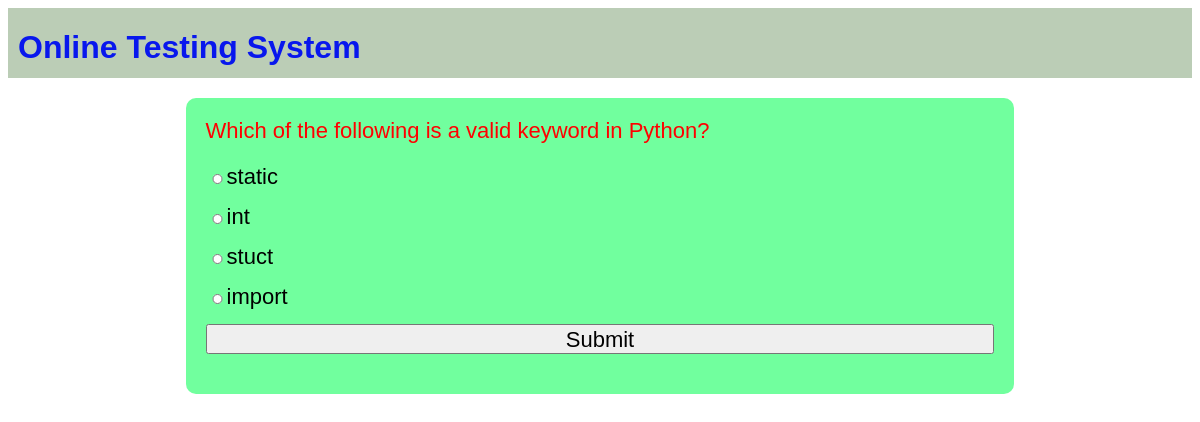
The page /OTS/test-paper?n=1 on the database its author committed.
### OTS/models.py (models this page shows)
class Question(models.Model):
    qid=models.BigAutoField(primary_key=True,auto_created=True)
    que=models.TextField()
    a=models.CharField(max_length=255)
    b=models.CharField(max_length=255)
    c=models.CharField(max_length=255)
    d=models.CharField(max_length=255)
    ans=models.CharField(max_length=2)

### OTS/views.py (the view)
# urls.py: path('test-paper',testPaper,name='testPaper'),
def testPaper(request):
    if 'name' not in request.session.keys():
        res=HttpResponseRedirect("login")
    n=int(request.GET['n'])
    question_pool= list(Question.objects.all())
    random.shuffle(question_pool)
    questions_list=question_pool[:n]
    context={'questions':questions_list}
    res=render(request,'test_paper.html',context)
    return res

### OTS/templates/test_paper.html (shortened to what this page needs)
{% extends 'main.html' %}
 {% block content %}
 <form action="{% url 'OTS:calculateTest' %}" method="post">
  {% for question in questions %}
   <div class="question">
     {{question.que}}
  </div>
    <div class="options"><input type="radio" name="q{{question.qid}}" value="a">{{question.a}}</div>
    <div class="options"><input type="radio" name="q{{question.qid}}" value="b">{{question.b}}</div>
    <div class="options"><input type="radio" name="q{{question.qid}}" value="c">{{question.c}}</div>
    <div class="options"><input type="radio" name="q{{question.qid}}" value="d">{{question.d}}</div>
    {% endfor %}
    <div><input type="submit" value="Submit"></div>
</form>
 {% endblock %}

### OTS/static/theme.css (style rules this page uses)
* { font-family:'Gill Sans', 'Gill Sans MT', Calibri, 'Trebuchet MS', sans-serif }

### OTS/static/formstyle.css (style rules this page uses)
form { box-sizing:border-box; padding:20px; border-radius:10px; background-color:rgba(47, 255, 113, 0.68); display:table; width:100%; }
input { display:block; width:100%; margin-bottom:20px; height:30px; font-size:22px; }
.question { color:red; font-size:22px; margin-bottom:20px; }
.options { font-size:22px; }
.options input { display:inline; width:fit-content; height:10px; }

### rows shown on the page
Question: que "Which of the following is a valid keyword in Python?", a "static", b "int", c "stuct", d "import"
